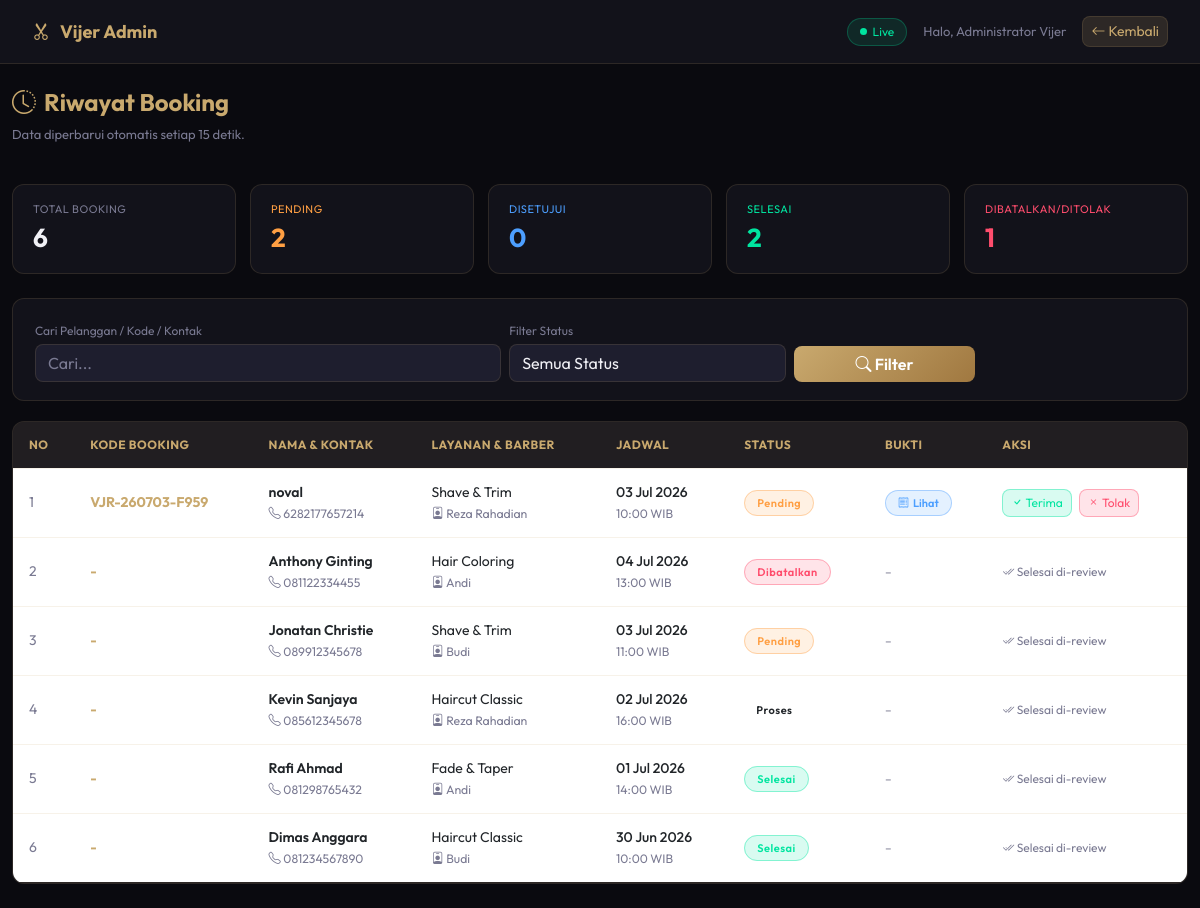
/riwayat_booking.php (signed in), run on the app's committed database.
### tables this page shows
CREATE TABLE `booking` (
  `id_booking` int(11) NOT NULL AUTO_INCREMENT,
  `nama` varchar(100) DEFAULT NULL,
  `tanggal_booking` date DEFAULT NULL,
  `jam_booking` varchar(20) DEFAULT NULL,
  `id_layanan` int(11) DEFAULT NULL,
  `nama_pelanggan` varchar(100) NOT NULL,
  `kode_booking` varchar(30) DEFAULT NULL,
  `no_hp` varchar(20) DEFAULT NULL,
  `id_barber` int(11) DEFAULT NULL,
  `id_gaya` int(11) DEFAULT NULL,
  `status` varchar(30) DEFAULT 'pending',
  `total_harga` decimal(10,2) DEFAULT 0.00,
  `catatan` text DEFAULT NULL,
  `metode_pembayaran` varchar(50) DEFAULT NULL,
  `status_pembayaran` enum('Menunggu Pembayaran','Menunggu Verifikasi','Lunas','Ditolak') NOT NULL DEFAULT 'Menunggu Pembayaran',
  `bukti_pembayaran` varchar(255) DEFAULT NULL,
  `tanggal_pembayaran` datetime DEFAULT NULL,
  `checkin_at` datetime DEFAULT NULL,
  `tanggal_selesai` datetime DEFAULT NULL,
  `created_at` datetime DEFAULT current_timestamp(),
  PRIMARY KEY (`id_booking`)
);

CREATE TABLE `layanan` (
  `id_layanan` int(11) NOT NULL AUTO_INCREMENT,
  `nama_layanan` varchar(100) NOT NULL,
  `harga` decimal(10,2) NOT NULL DEFAULT 0.00,
  `durasi_menit` int(11) NOT NULL DEFAULT 30,
  `deskripsi` text DEFAULT NULL,
  `image_path` varchar(255) DEFAULT NULL,
  `status` enum('aktif','nonaktif') NOT NULL DEFAULT 'aktif',
  `created_at` datetime DEFAULT current_timestamp(),
  PRIMARY KEY (`id_layanan`)
);

CREATE TABLE `barber` (
  `id` int(11) NOT NULL AUTO_INCREMENT,
  `nama_barber` varchar(100) NOT NULL,
  `status` varchar(20) DEFAULT 'aktif',
  `id_barber` int(11) DEFAULT NULL,
  `foto_barber` varchar(255) DEFAULT NULL,
  `spesialisasi` varchar(150) DEFAULT NULL,
  PRIMARY KEY (`id`)
);

### riwayat_booking.php (the view, shortened to what this page needs)
<?php
require_once 'koneksi.php';
$adminName = $_SESSION['nama_lengkap'] ?? $_SESSION['username'] ?? 'Admin';
$search = isset($_GET['search']) ? trim($_GET['search']) : '';
$status_filter = isset($_GET['status']) ? $_GET['status'] : 'all';
$where_parts = [];
$params = [];
$types  = '';
$where_sql = empty($where_parts) ? '' : 'WHERE ' . implode(' AND ', $where_parts);
$query = "SELECT b.id_booking, b.kode_booking, b.nama_pelanggan, b.no_hp,
                 b.status, b.tanggal_booking, b.jam_booking, b.bukti_pembayaran,
                 l.nama_layanan, br.nama_barber
          FROM booking b
          LEFT JOIN layanan l  ON b.id_layanan = l.id_layanan
          LEFT JOIN barber br  ON b.id_barber  = br.id_barber
          $where_sql
          ORDER BY b.created_at DESC";
if (!empty($params)) {
    $stmt = $conn->prepare($query);
    $bind_params = array_merge([$types], $params);
    call_user_func_array([$stmt, 'bind_param'], $bind_params);
    $stmt->execute();
    $result = $stmt->get_result();
} else {
    $result = $conn->query($query);
}
$stat = $conn->query("SELECT
    COUNT(*) as total,
    SUM(CASE WHEN status='pending'    THEN 1 ELSE 0 END) as pending,
    SUM(CASE WHEN status='disetujui'  THEN 1 ELSE 0 END) as disetujui,
    SUM(CASE WHEN status='selesai'    THEN 1 ELSE 0 END) as selesai,
    SUM(CASE WHEN status='dibatalkan' THEN 1 ELSE 0 END) as dibatalkan
  FROM booking")->fetch_assoc();
?>
<!DOCTYPE html>
<html lang="id" data-theme="dark">
<head>
    <link rel="stylesheet" href="https://cdn.jsdelivr.net/npm/bootstrap-icons@1.11.3/font/bootstrap-icons.min.css">
    <link href="https://cdn.jsdelivr.net/npm/bootstrap@5.3.0/dist/css/bootstrap.min.css" rel="stylesheet">
</head>
<body>
<div class="topbar">
    <a class="topbar-brand" href="admin.php">
        <i class="bi bi-scissors"></i> Vijer Admin
    </a>
    <div class="d-flex align-items-center gap-3">
        <div class="live-indicator">
            <span class="live-dot"></span> Live
        </div>
        <span style="color:var(--text-muted);font-size:13px;">Halo, <?= htmlspecialchars($adminName) ?></span>
        <a href="admin.php" class="btn btn-sm" style="background:rgba(201,169,110,0.15);color:var(--gold);border:1px solid var(--border);border-radius:8px;">
            <i class="bi bi-arrow-left"></i> Kembali
        </a>
    </div>
</div>
<div class="container-fluid py-4" style="max-width:1300px;">
    <div class="d-flex justify-content-between align-items-start mb-4">
        <div>
            <h1 style="font-size:24px;font-weight:700;color:var(--gold);"><i class="bi bi-clock-history me-2"></i>Riwayat Booking</h1>
            <p style="color:var(--text-muted);font-size:13px;margin-top:4px;">Data diperbarui otomatis setiap 15 detik.</p>
        </div>
    </div>
    <div class="stat-grid">
        <div class="stat-card">
            <div class="stat-label">Total Booking</div>
            <div class="stat-value"><?= $stat['total'] ?? 0 ?></div>
        </div>
        <div class="stat-card">
            <div class="stat-label" style="color:var(--orange);">Pending</div>
            <div class="stat-value" style="color:var(--orange);"><?= $stat['pending'] ?? 0 ?></div>
        </div>
        <div class="stat-card">
            <div class="stat-label" style="color:var(--blue);">Disetujui</div>
            <div class="stat-value" style="color:var(--blue);"><?= $stat['disetujui'] ?? 0 ?></div>
        </div>
        <div class="stat-card">
            <div class="stat-label" style="color:var(--green);">Selesai</div>
            <div class="stat-value" style="color:var(--green);"><?= $stat['selesai'] ?? 0 ?></div>
        </div>
        <div class="stat-card">
            <div class="stat-label" style="color:var(--red);">Dibatalkan/Ditolak</div>
            <div class="stat-value" style="color:var(--red);"><?= ($stat['dibatalkan'] ?? 0) ?></div>
        </div>
    </div>
    <div class="filter-bar">
        <form method="GET" action="riwayat_booking.php" class="row g-2 align-items-end">
            <div class="col-md-5">
                <label style="font-size:12px;color:var(--text-muted);margin-bottom:4px;">Cari Pelanggan / Kode / Kontak</label>
                <input type="text" name="search" class="form-control filter-input" placeholder="Cari..." value="<?= htmlspecialchars($search) ?>">
            </div>
            <div class="col-md-3">
                <label style="font-size:12px;color:var(--text-muted);margin-bottom:4px;">Filter Status</label>
                <select name="status" class="form-select filter-input">
                    <option value="all"       <?= $status_filter === 'all'        ? 'selected' : '' ?>>Semua Status</option>
                </select>
            </div>
            <div class="col-md-2 d-flex gap-2">
                <button type="submit" class="btn flex-grow-1" style="background:linear-gradient(135deg,#C9A96E,#a07840);color:#fff;font-weight:600;border:none;border-radius:8px;">
                    <i class="bi bi-search"></i> Filter
                </button>
            </div>
        </form>
    </div>
    <div class="table-wrap">
        <div class="table-responsive">
            <table class="table">
                <thead>
                    <tr>
                        <th>No</th>
                        <th>Kode Booking</th>
                        <th>Nama & Kontak</th>
                        <th>Layanan & Barber</th>
                        <th>Jadwal</th>
                        <th>Status</th>
                        <th>Bukti</th>
                        <th>Aksi</th>
                    </tr>
                </thead>
                <tbody>
                    <?php if ($result && $result->num_rows > 0): ?>
                        <?php $no = 1; while ($row = $result->fetch_assoc()): ?>
                            <tr>
                                <td style="color:var(--text-muted);"><?= $no++ ?></td>
                                <td><span style="font-weight:700;color:var(--gold);"><?= htmlspecialchars($row['kode_booking'] ?? '-') ?></span></td>
                                <td>
                                    <div style="font-weight:600;"><?= htmlspecialchars($row['nama_pelanggan'] ?? '-') ?></div>
                                    <small style="color:var(--text-muted);">
                                        <i class="bi bi-telephone"></i> <?= htmlspecialchars($row['no_hp'] ?? '-') ?>
                                    </small>
                                </td>
                                <td>
                                    <div><?= htmlspecialchars($row['nama_layanan'] ?? '-') ?></div>
                                    <small style="color:var(--text-muted);">
                                        <i class="bi bi-person-badge"></i> <?= htmlspecialchars($row['nama_barber'] ?? '-') ?>
                                    </small>
                                </td>
                                <td>
                                    <div style="font-weight:500;"><?= date('d M Y', strtotime($row['tanggal_booking'])) ?></div>
                                    <small style="color:var(--text-muted);"><?= substr($row['jam_booking'], 0, 5) ?> WIB</small>
                                </td>
                                <td>
                                    <?php
                                        $s = strtolower($row['status']);
                                        $label = match($s) {
                                            'pending'    => 'Pending',
                                            'disetujui'  => 'Disetujui',
                                            'selesai'    => 'Selesai',
                                            'dibatalkan' => 'Dibatalkan',
                                            'ditolak'    => 'Ditolak',
                                            default      => ucfirst($s)
                                        };
                                    ?>
                                    <span class="badge-status status-<?= $s ?>"><?= $label ?></span>
                                </td>
                                <td>
                                    <?php if (!empty($row['bukti_pembayaran'])): ?>
                                        <a href="uploads/bukti/<?= htmlspecialchars($row['bukti_pembayaran']) ?>" target="_blank" class="btn-view-bukti">
                                            <i class="bi bi-receipt"></i> Lihat
                                        </a>
                                    <?php else: ?>
                                        <span style="color:var(--text-muted);font-size:12px;">–</span>
                                    <?php endif; ?>
                                </td>
                                <td>
                                    <?php if ($row['status'] === 'pending'): ?>
                                        <form method="post" action="admin_update_booking.php" class="d-inline-block">
                                            <button type="submit" class="btn btn-sm" style="background:rgba(0,229,160,0.15);color:var(--green);border:1px solid rgba(0,229,160,0.4);border-radius:8px;font-size:12px;" onclick="return confirm('Terima booking ini?')">
                                                <i class="bi bi-check"></i> Terima
                                            </button>
                                        </form>
                                        <form method="post" action="admin_update_booking.php" class="d-inline-block ms-1">
                                            <button type="submit" class="btn btn-sm" style="background:rgba(255,77,109,0.15);color:var(--red);border:1px solid rgba(255,77,109,0.4);border-radius:8px;font-size:12px;" onclick="return confirm('Tolak booking ini?')">
                                                <i class="bi bi-x"></i> Tolak
                                            </button>
                                        </form>
                                    <?php else: ?>
                                        <span style="color:var(--text-muted);font-size:12px;"><i class="bi bi-check2-all"></i> Selesai di-review</span>
                                    <?php endif; ?>
                                </td>
                            </tr>
                        <?php endwhile; ?>
                    <?php endif; ?>
                </tbody>
            </table>
        </div>
    </div>
</div>
</body>
</html>

### riwayat_booking.php (style rules this page uses)
:root { --bg-base: #0a0a0f; --bg-surface: #12121a; --bg-card: #1e1e2e; --gold: #C9A96E; --gold-glow: rgba(201,169,110,0.15); --green: #00e5a0; --red: #ff4d6d; --blue: #4d9fff; --orange: #ff9f43; --text-main: #f0f0f5; --text-muted: #7a7a92; --border: rgba(201,169,110,0.15); --radius: 12px; }
*, *::before, *::after { box-sizing: border-box; margin:0; padding:0; }
body { font-family:'Outfit',sans-serif; background:var(--bg-base); color:var(--text-main); min-height:100vh; }
.topbar { background:var(--bg-surface); border-bottom:1px solid var(--border); padding:0 32px; height:64px; display:flex; align-items:center; justify-content:space-between; position:sticky; top:0; z-index:100; }
.topbar-brand { display:flex; align-items:center; gap:10px; font-size:18px; font-weight:700; color:var(--gold); text-decoration:none; }
.stat-grid { display:grid; grid-template-columns:repeat(auto-fit,minmax(170px,1fr)); gap:14px; margin-bottom:24px; }
.stat-card { background:var(--bg-surface); border:1px solid var(--border); border-radius:var(--radius); padding:16px 20px; transition:all 0.2s; }
.stat-label { font-size:11px; color:var(--text-muted); text-transform:uppercase; letter-spacing:0.5px; }
.stat-value { font-size:26px; font-weight:700; }
.filter-bar { background:var(--bg-surface); border:1px solid var(--border); border-radius:var(--radius); padding:18px 22px; margin-bottom:20px; }
.filter-input { background:var(--bg-card) !important; border:1px solid var(--border) !important; color:var(--text-main) !important; border-radius:8px !important; }
.filter-input::placeholder { color:var(--text-muted); }
.table-wrap { background:var(--bg-surface); border:1px solid var(--border); border-radius:var(--radius); overflow:hidden; }
.table { margin:0; color:var(--text-main); }
.table thead th { background:rgba(201,169,110,0.08); color:var(--gold); border-color:var(--border); font-size:12px; text-transform:uppercase; letter-spacing:0.5px; padding:14px 16px; }
.table tbody td { border-color:var(--border); padding:13px 16px; vertical-align:middle; font-size:14px; }
.table tbody tr { transition:background 0.15s; }
.badge-status { padding:5px 12px; border-radius:20px; font-size:11px; font-weight:600; letter-spacing:0.5px; }
.status-pending { background:rgba(255,159,67,0.15); color:var(--orange); border:1px solid rgba(255,159,67,0.4); }
.status-selesai { background:rgba(0,229,160,0.15); color:var(--green); border:1px solid rgba(0,229,160,0.4); }
.status-dibatalkan { background:rgba(255,77,109,0.15); color:var(--red); border:1px solid rgba(255,77,109,0.4); }
.btn-view-bukti { display:inline-flex; align-items:center; gap:4px; padding:4px 12px; border-radius:20px; font-size:11px; font-weight:600; background:rgba(77,159,255,0.15); color:var(--blue); border:1px solid rgba(77,159,255,0.4); text-decoration:none; transition:all 0.2s; }
.live-indicator { display:inline-flex; align-items:center; gap:6px; font-size:12px; color:var(--green); background:rgba(0,229,160,0.1); border:1px solid rgba(0,229,160,0.25); padding:4px 12px; border-radius:20px; }
.live-dot { width:7px; height:7px; border-radius:50%; background:var(--green); animation:pulse 1.5s infinite; }

### data on the page
booking: kode_booking "VJR-260703-F959", nama_pelanggan "noval", no_hp "6282177657214", id_layanan.nama_layanan "Shave & Trim", id_barber.nama_barber "Reza Rahadian", tanggal_booking "03 Jul 2026", jam_booking "10:00", status "Pending"
booking: kode_booking "-", nama_pelanggan "Anthony Ginting", no_hp "081122334455", id_layanan.nama_layanan "Hair Coloring", id_barber.nama_barber "Andi", tanggal_booking "04 Jul 2026", jam_booking "13:00", status "Dibatalkan", shows "Selesai di-review"
booking: kode_booking "-", nama_pelanggan "Jonatan Christie", no_hp "089912345678", id_layanan.nama_layanan "Shave & Trim", id_barber.nama_barber "Budi", tanggal_booking "03 Jul 2026", jam_booking "11:00", status "Pending", shows "Selesai di-review"
booking: kode_booking "-", nama_pelanggan "Kevin Sanjaya", no_hp "085612345678", id_layanan.nama_layanan "Haircut Classic", id_barber.nama_barber "Reza Rahadian", tanggal_booking "02 Jul 2026", jam_booking "16:00", status "Proses", shows "Selesai di-review"
booking: kode_booking "-", nama_pelanggan "Rafi Ahmad", no_hp "081298765432", id_layanan.nama_layanan "Fade & Taper", id_barber.nama_barber "Andi", tanggal_booking "01 Jul 2026", jam_booking "14:00", status "Selesai", shows "Selesai di-review"
booking: kode_booking "-", nama_pelanggan "Dimas Anggara", no_hp "081234567890", id_layanan.nama_layanan "Haircut Classic", id_barber.nama_barber "Budi", tanggal_booking "30 Jun 2026", jam_booking "10:00", status "Selesai", shows "Selesai di-review"

### other printed values
$adminName "Administrator Vijer"
$stat['total'] "6"
$stat['pending'] "2"
$stat['disetujui'] "0"
$stat['selesai'] "2"
$stat['dibatalkan'] "1"
